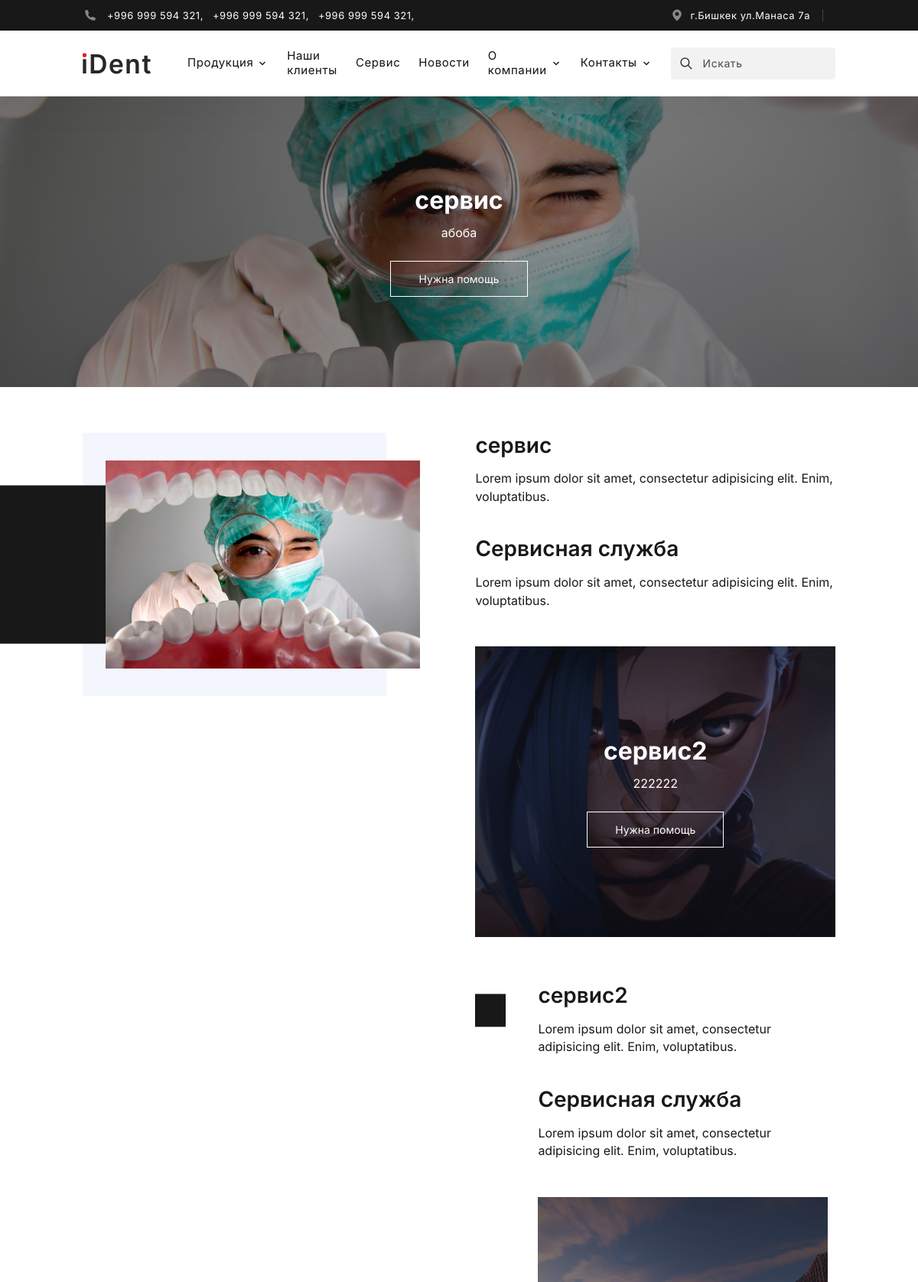
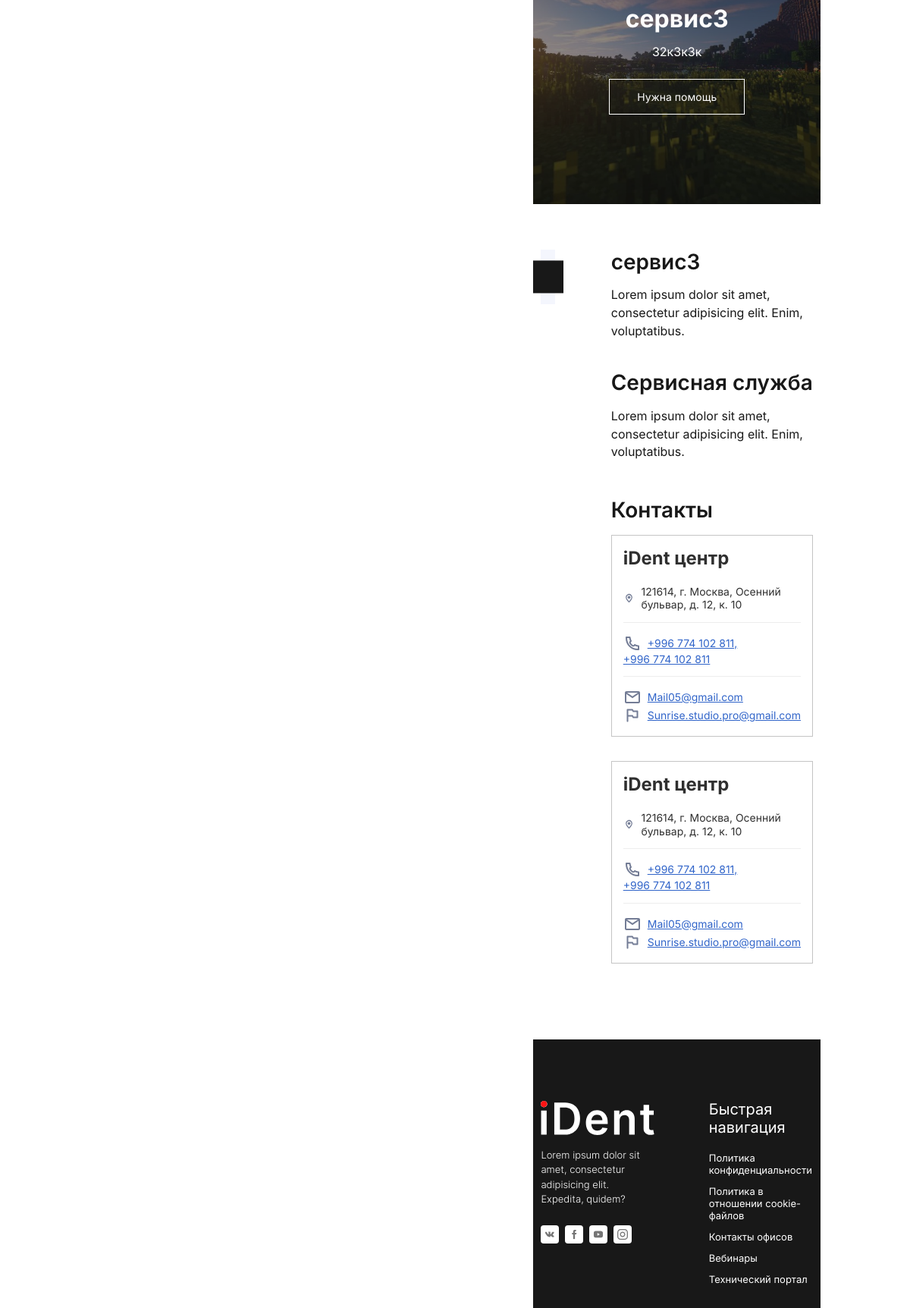
The app's page /service/ (upper part) with its own data (2 pictures, top to bottom).
### blog/models.py (models this page shows, shortened)
class Service(models.Model):
    title = models.CharField(max_length=255, verbose_name='Название')
    text = models.TextField(max_length=255, verbose_name='Текст')
    image = models.ImageField(verbose_name='Фото', upload_to='service')
    description = models.TextField(verbose_name='Описание')

### blog/views.py (the view)
# urls.py: path('service/',service,name='service'),
def service(request):
    service = Service.objects.all()
    context = {"service": service,}
    return render(request, 'service.html', context)

### blog/templates/service.html (shortened to what this page needs)
{% extends 'base.html' %}
{% block content %}
{% for i in service %}
<div class="service-intro" style="background-image: url('{{ i.image.url }}')">
    <div class="container">
        <h1 class="title">{{ i.title }}</h1>
        <p class="text">{{ i.text }} </p>
        <div class="button" id="call-modal">Нужна помощь</div>
    </div>
</div>
<section class="service">
    <div class="container">
        <div class="inner">
            <div class="img"><img src="{{ i.image.url }}" alt=""></div>
            <div class="info">
                <div class="grid">
                    <div class="item">
                        <h4 class="title">{{ i.title }}</h4>
                        <p class="text">Lorem ipsum dolor sit amet, consectetur adipisicing elit. Enim, voluptatibus.</p>
                    </div>
                    <div class="item">
                        <h4 class="title">Сервисная служба</h4>
                        <p class="text">Lorem ipsum dolor sit amet, consectetur adipisicing elit. Enim, voluptatibus.</p>
                    </div>
                </div>
                {% endfor %}
                <h4 class="con-title">Контакты</h4>
                <div class="equipment-grid">
                    <div class="eq-item">
                        <h4 class="title">iDent центр</h4>
                        <div class="contacts">
                            <span class="con-link icon map">121614, г. Москва, Осенний бульвар, д. 12, к. 10</span>
                            <div>
                                <a href="tel:+996 774 102 811" class="con-link icon tel">+996 774 102 811,</a>
                                <a href="tel:+996 774 102 811" class="con-link tel">+996 774 102 811</a>
                            </div>
                            <div>
                                <a href="mailto:Mail05@gmail.com" class="con-link icon email">Mail05@gmail.com</a>
                                <a href="#!" class="con-link icon flag">Sunrise.studio.pro@gmail.com</a>
                            </div>
                        </div>
                    </div>
                    <div class="eq-item">
                        <h4 class="title">iDent центр</h4>
                        <div class="contacts">
                            <span class="con-link icon map">121614, г. Москва, Осенний бульвар, д. 12, к. 10</span>
                            <div>
                                <a href="tel:+996 774 102 811" class="con-link icon tel">+996 774 102 811,</a>
                                <a href="tel:+996 774 102 811" class="con-link tel">+996 774 102 811</a>
                            </div>
                            <div>
                                <a href="mailto:Mail05@gmail.com" class="con-link icon email">Mail05@gmail.com</a>
                                <a href="#!" class="con-link icon flag">Sunrise.studio.pro@gmail.com</a>
                            </div>
                        </div>
                    </div>
                </div>
            </div>
        </div>
    </div>
</section>
{% endblock %}

### assets/style/style.css (style rules this page uses)
.container { max-width:1200px;margin:0 auto;width:100%;padding:0 10px }
@media (max-width:1200px) { .container { max-width:calc(1024px - 20px) } }
* { box-sizing:border-box;margin:0;padding:0;outline:none }
body { max-width:1920px;margin:0 auto }
body,html { overflow-x:hidden }
body,input,textarea { font-family:"Inter",sans-serif }
.equipment-grid { display:grid;gap:clamp(16px,3vw,32px) }
.equipment-grid .eq-item { border:1px solid #C4C4C4;padding:clamp(14px,3vw,32px) }
.equipment-grid .eq-item .title { font-weight:bold;font-size:clamp(16px,3vw,24px);line-height:125%;color:#2F2F2F;margin-bottom:clamp(10px,3vw,20px) }
.equipment-grid .contacts { display:grid;gap:15px }
.equipment-grid .contacts>:not(:last-child) { padding-bottom:14px;border-bottom:1px solid #EDEDED }
.equipment-grid .contacts>div { display:flex;align-items:center;flex-wrap:wrap }
.equipment-grid .contacts>div .con-link:first-child { margin-right:16px }
.equipment-grid .con-link { font-size:clamp(12px,2vw,14px);line-height:125%;display:block }
.equipment-grid .con-link.icon { display:flex;align-items:center }
.equipment-grid .con-link.icon:before { content:"";display:block;width:clamp(20px,3vw,24px);height:clamp(20px,3vw,24px);margin-right:8px;background-position:center;background-size:contain;background-repeat:no-repeat }
.equipment-grid .con-link.icon.map:before { background-image:url("../img/svg/eq-map.svg") }
.equipment-grid .con-link.icon.tel:before { background-image:url("../img/svg/eq-tel.svg") }
.equipment-grid .con-link.icon.email:before { background-image:url("../img/svg/eq-email.svg") }
.equipment-grid .con-link.icon.flag:before { background-image:url("../img/svg/eq-flag.svg") }
.equipment-grid span.con-link { color:#2F2F2F }
.equipment-grid a.con-link { color:#3064C9 }
.service-intro { min-height:clamp(300px,50vw,380px);position:relative;background-repeat:no-repeat;background-size:cover;background-position:center;display:flex;align-items:center;padding:32px 0 }
.service-intro:after { content:"";display:block;width:100%;height:100%;position:absolute;top:0;left:0;background:rgba(24,24,24,0.5) }
.service-intro .container { position:relative;z-index:1;display:flex;flex-direction:column;align-items:center }
.service-intro .title { font-weight:bold;font-size:clamp(18px,3vw,32px);line-height:116%;text-align:center;color:#FFFFFF;margin-bottom:12px }
.service-intro .text { font-size:clamp(14px,2vw,16px);line-height:156%;margin-bottom:24px;text-align:center;max-width:400px;color:#FFFFFF }
.service-intro .button { cursor:pointer;font-size:clamp(12px,2vw,14px);color:#FFFFFF;border:1px solid #FFFFFF;padding:clamp(10px,2vw,14px) clamp(28px,3vw,42px) }
.service { padding:clamp(30px,5vw,72px) 0 clamp(40px,10vw,100px) 0;overflow:hidden }
.service .inner { max-width:1070px;display:grid;grid-template-columns:1fr 1fr;gap:clamp(16px,6vw,80px);align-items:start }
.service .img { position:relative }
.service .img:after { content:"";display:block;width:90%;height:100%;background:#F4F6FD;position:absolute;top:0;left:0;z-index:-2 }
.service .img:before { content:"";display:block;width:405px;height:60%;background:#181818;position:absolute;top:50%;right:calc(100% - 30px);transform:translateY(-50%);z-index:-1 }
.service .img img { display:block;width:calc(100% - clamp(10px, 3vw, 30px));object-fit:contain;margin:clamp(16px,4vw,36px) 0 clamp(16px,4vw,36px) auto }
.service .grid { display:grid;gap:clamp(20px,4vw,40px);margin-bottom:clamp(24px,4vw,55px) }
.service .grid .title { font-weight:600;font-size:clamp(16px,3vw,28px);margin-bottom:clamp(10px,2vw,16px);line-height:116%;color:#181818 }
.service .grid .text { font-size:clamp(13px,2vw,16px);line-height:148%;color:#181818 }
.service .con-title { font-weight:600;font-size:clamp(16px,3vw,28px);line-height:116%;color:#181818;margin-bottom:16px }
.service .eq-item { padding:clamp(10px,2vw,15px);max-width:405px }

### records on screen
Service: image (picture), title "сервис", text "абоба"
Service: image (picture), title "сервис2", text "222222"
Service: image (picture), title "сервис3", text "32к3к3к"
